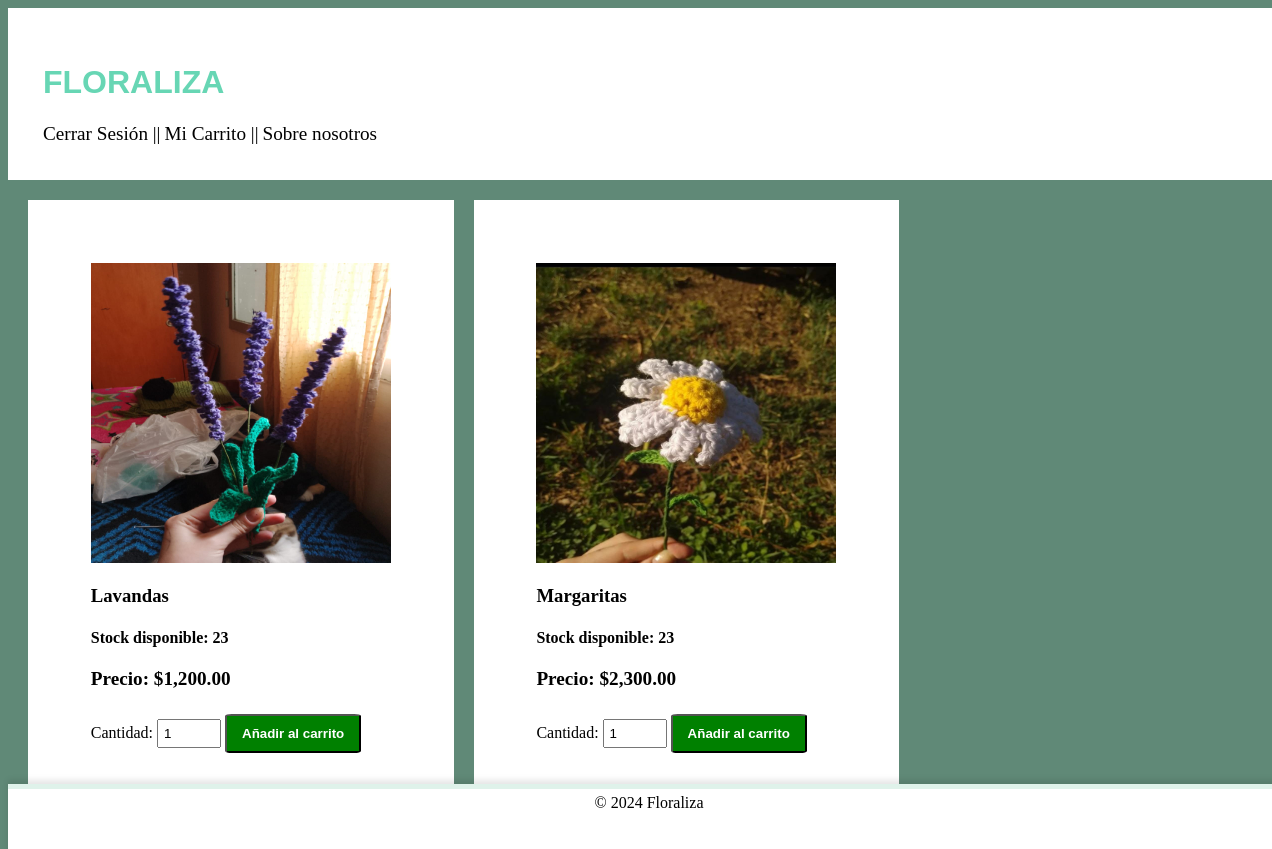
Before: /main.php with the older database file.
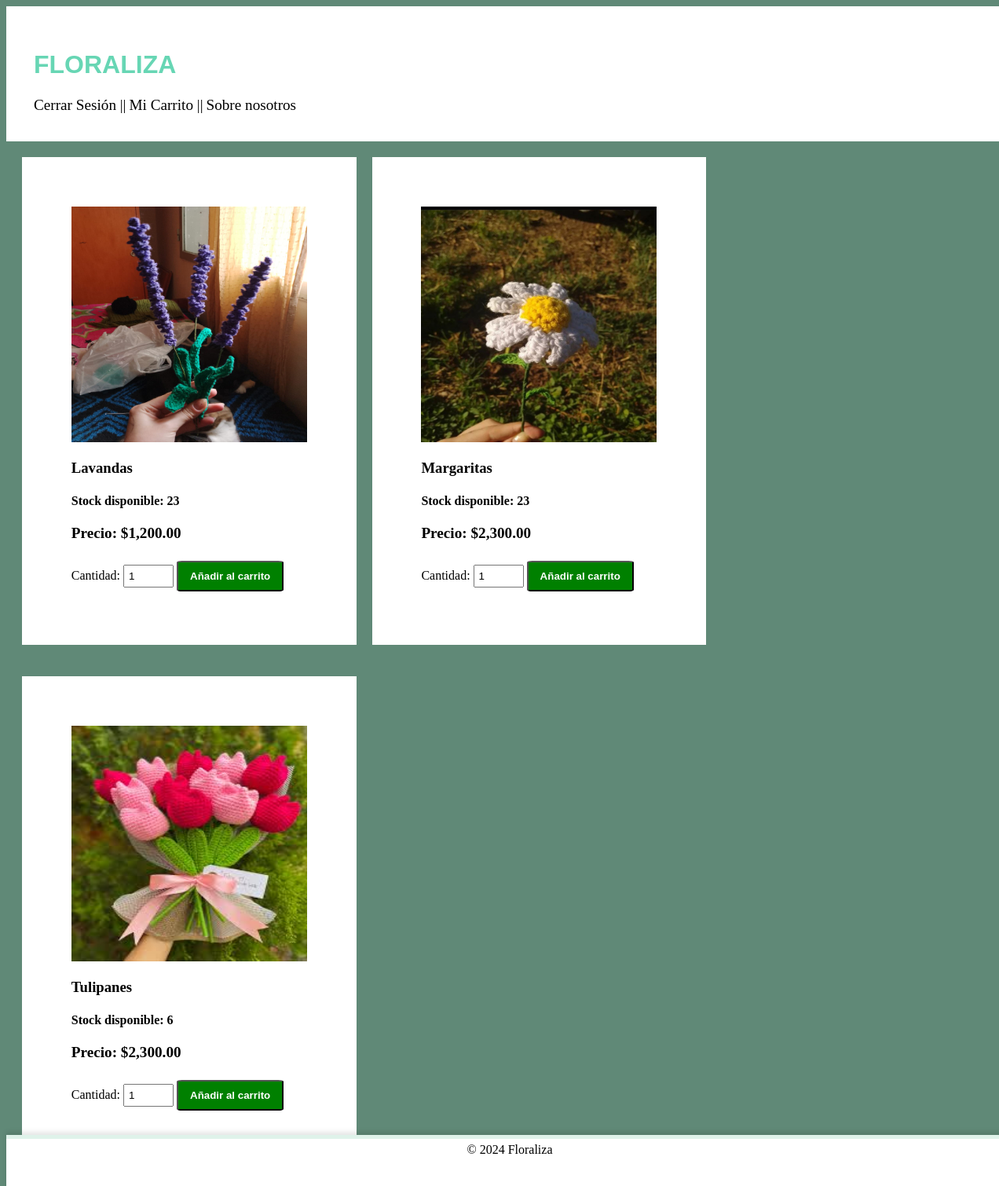
After: the same page with the newer database file.
### tables this page shows
CREATE TABLE `producto` (
  `id_producto` int(200) NOT NULL,
  `nombre` varchar(50) NOT NULL,
  `precio` varchar(200) NOT NULL,
  `cantidad` varchar(50) NOT NULL,
  `imagen` varchar(300) NOT NULL
);

### main.php (the view, shortened to what this page needs)
<!DOCTYPE html>
<html lang="sp">
<head>
    <link href="style.css" rel="stylesheet">
</head>
<body>
    <header>
        <h1 style= "color: rgb(103, 214, 180); text-align: left; font-family: Arial; font-weight: bolder;">FLORALIZA</h1>
        <a href="Cerrar_Sesion.php">Cerrar Sesión ||</a>
        <a href="pedidos_clientes.php">Mi Carrito ||</a>
        <a href="info.html">Sobre nosotros</a>
    </header>
</body>
</html>
<?php
$direc = "localhost";
$user = "root";
$password = "";
$bd = "floraliza";
$conn = mysqli_connect($direc, $user, $password, $bd);
$Select = "SELECT * FROM `producto`";
$result = mysqli_query($conn, $Select);
if ($result->num_rows > 0) {
    while ($row = $result->fetch_assoc()) {
        echo "<div class='producto'>";
        echo "<img src='" . $row['imagen'] . "' alt='" . $row['nombre'] . "' />";
        echo "<h3 style='font-weight: bolder;'>" . $row['nombre'] . "</h3>";
        echo "<h4 style='font-weight: bolder;'>Stock disponible: " . $row['cantidad'] . "</h4>";
        echo "<p style='font-weight: bolder; font-size: larger;'>Precio: $" . number_format($row['precio'], 2) . "</p>";
        echo "<form method='POST' action=''>
                        <input type='hidden' name='id_producto' value='" . $row['id_producto'] . "'>
                        <input type='hidden' name='nombre' value='" . $row['nombre'] . "'>
                        <input type='hidden' name='precio' value='" . $row['precio'] . "'>
                        <input type='hidden' name='imagen' value='" . $row['imagen'] . "'>
                        <label for='cantidad'>Cantidad:</label>
                        <input type='number' name='cantidad' min='1' max='" . $row['cantidad'] . "' value='1'>
                        <button type='submit' name='agregar'>Añadir al carrito</button>
                    </form>";
        echo "</div>";
    }
} else {
    echo "<p>No hay productos disponibles.</p>";
}
echo "<footer style='
            background-color: white;
            text-align: center;
            padding: 5px;
            position: fixed;
            bottom: -200px;
            width: 100%;
            border-top: 5px solid rgb(223, 242, 234);
            box-shadow: 0 -4px 6px rgba(0, 0, 0, 0.1);'>
        &copy; 2024 Floraliza
    </footer>";
?>

### style.css (style rules this page uses)
body { background-color: rgb(96, 137, 119); }
header { background-color: white; padding: 25px; border: solid white 10px; width: 100%; }
header a { text-decoration: none; color: black; font-size: larger; text-align: left; }
footer { background-color: white; width: 250px; height: 250px; }

### main.php (style rules this page uses)
img { width: 300px; height: 300px; display: center; }
div { background-color: white; margin: 20px; padding: 5%; }
.producto { width: 300px; margin-right: auto; display: inline-block; }
input[type="number"] { width: 50px; padding: 5px; margin: 10px 0; }
button { background-color: green; color: white; border-radius: 5%; padding: 10px 15px; font-weight: bold; }

Changed rows visible on the page:
added producto: imagen+nombre (picture), nombre "Tulipanes", cantidad "6", precio "2,300.00"
